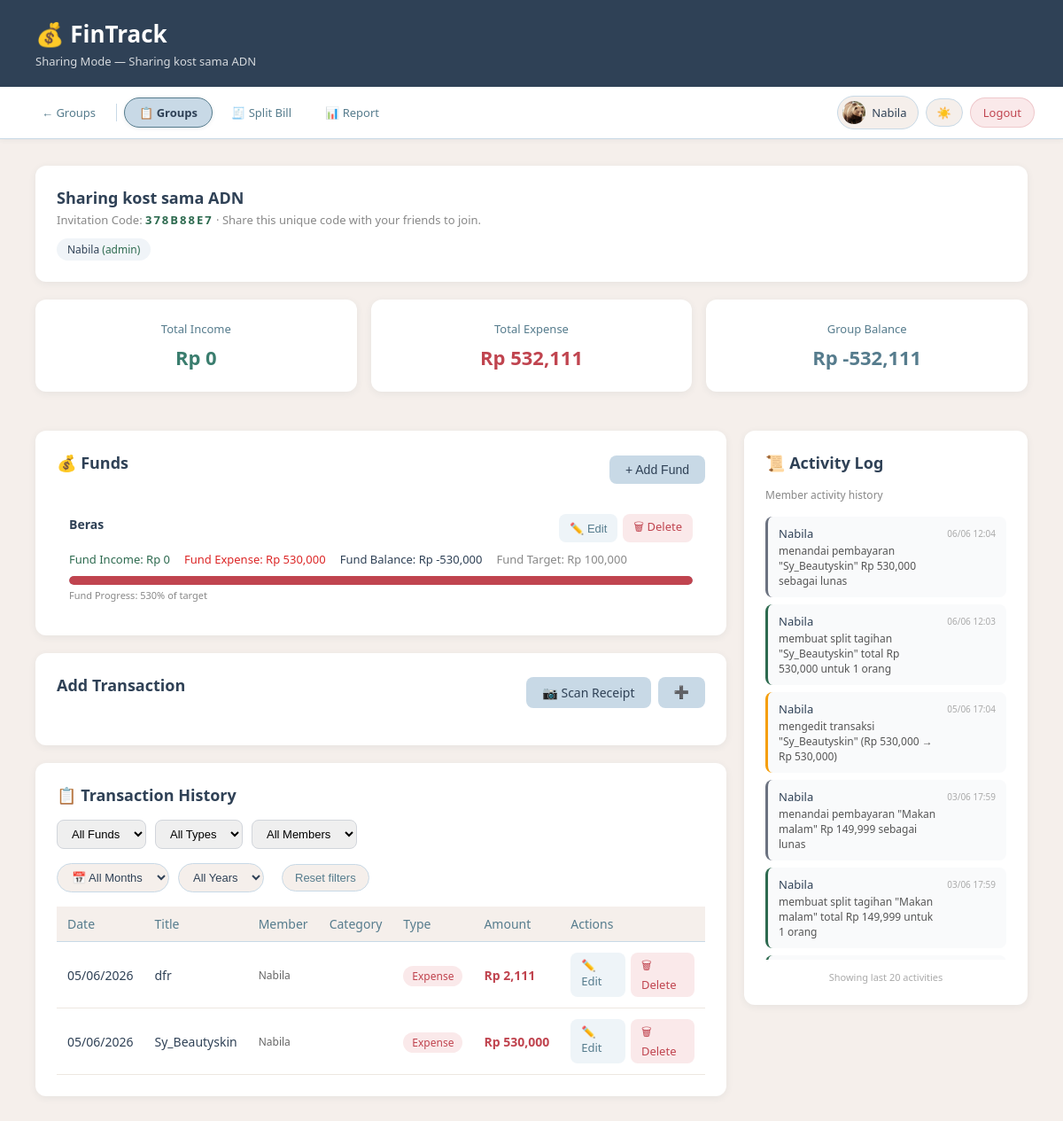
/groups/1 (signed in), run on an earlier commit of the app's database.
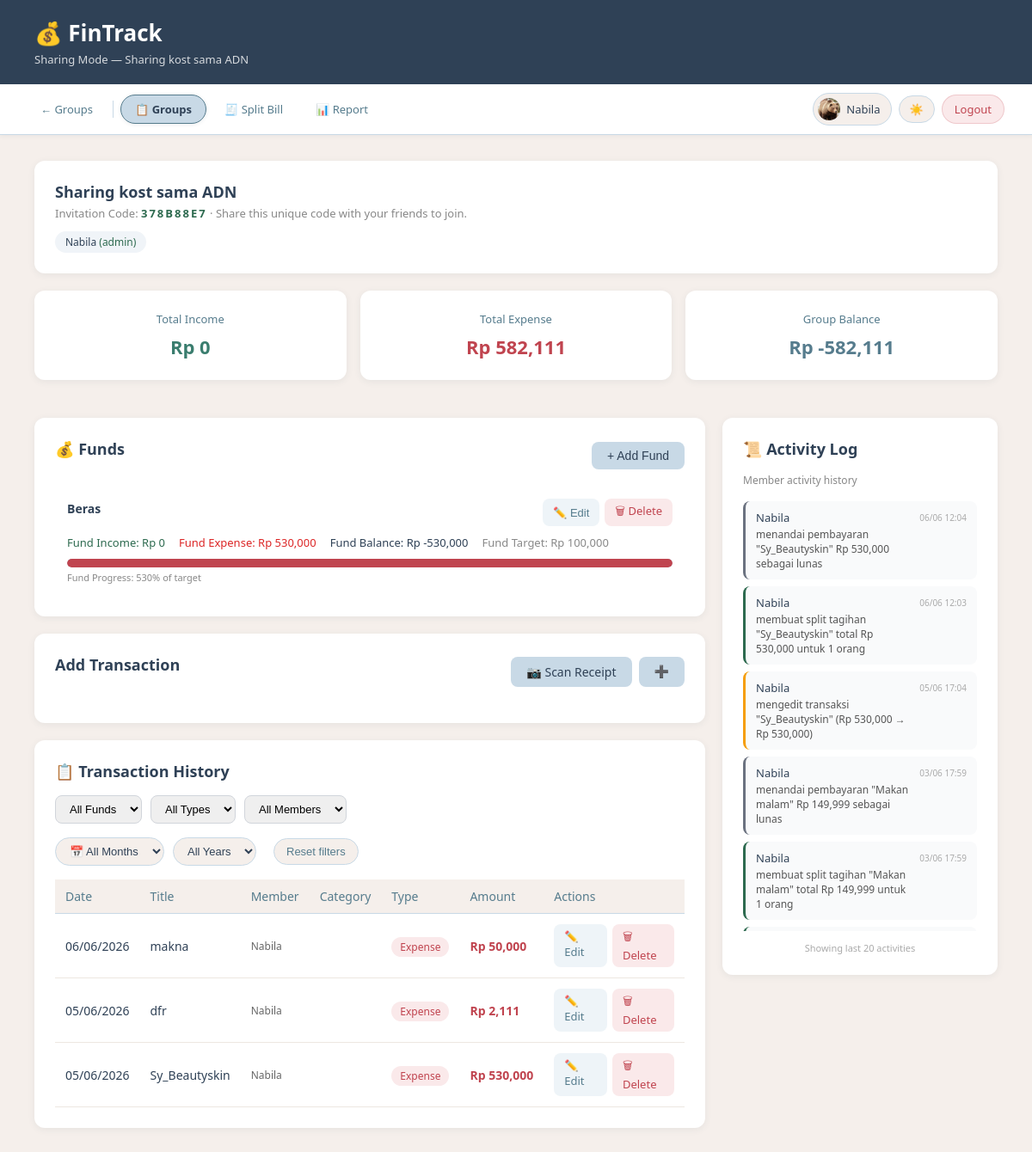
And on a later commit of the database.
### app.py (models this page shows)
class GroupMember(db.Model):
    id        = db.Column(db.Integer, primary_key=True)
    group_id  = db.Column(db.Integer, db.ForeignKey('group.id'), nullable=False)
    user_id   = db.Column(db.Integer, db.ForeignKey('user.id'),  nullable=False)
    role      = db.Column(db.String(10), default='member')  # admin / member
    joined_at = db.Column(db.DateTime,  default=datetime.utcnow)
    user      = db.relationship('User', backref='group_memberships')

class User(UserMixin, db.Model):
    id           = db.Column(db.Integer, primary_key=True)
    name         = db.Column(db.String(100), nullable=False)
    email        = db.Column(db.String(100), unique=True, nullable=False)
    password     = db.Column(db.String(200), nullable=False)
    photo        = db.Column(db.String(200), nullable=True)
    language     = db.Column(db.String(5),  default='id')
    theme        = db.Column(db.String(10), default='light')
    notif_popup  = db.Column(db.Boolean,    default=True)
    timezone     = db.Column(db.String(50), default='Asia/Jakarta')
    created_at   = db.Column(db.DateTime,   default=datetime.utcnow)
    transactions = db.relationship('Transaction', backref='user', lazy=True)

class GroupFund(db.Model):
    id          = db.Column(db.Integer, primary_key=True)
    group_id    = db.Column(db.Integer, db.ForeignKey('group.id'), nullable=False)
    name        = db.Column(db.String(100), nullable=False)
    target      = db.Column(db.Float,       default=0)
    description = db.Column(db.String(200), nullable=True)
    created_at  = db.Column(db.DateTime,    default=datetime.utcnow)

class GroupTransaction(db.Model):
    id       = db.Column(db.Integer, primary_key=True)
    group_id = db.Column(db.Integer, db.ForeignKey('group.id'),      nullable=False)
    fund_id  = db.Column(db.Integer, db.ForeignKey('group_fund.id'), nullable=True)
    user_id  = db.Column(db.Integer, db.ForeignKey('user.id'),       nullable=False)
    title    = db.Column(db.String(100), nullable=False)
    amount   = db.Column(db.Float,       nullable=False)
    category = db.Column(db.String(50),  nullable=False)
    type     = db.Column(db.String(10),  nullable=False)
    date     = db.Column(db.DateTime,    default=datetime.utcnow)
    note     = db.Column(db.String(200), nullable=True)
    user     = db.relationship('User',      backref='group_transactions')
    fund     = db.relationship('GroupFund', backref='transactions')

class ActivityLog(db.Model):
    id         = db.Column(db.Integer, primary_key=True)
    group_id   = db.Column(db.Integer, db.ForeignKey('group.id'),  nullable=False)
    user_id    = db.Column(db.Integer, db.ForeignKey('user.id'),   nullable=False)
    action     = db.Column(db.String(200), nullable=False)
    created_at = db.Column(db.DateTime,    default=datetime.utcnow)
    user       = db.relationship('User', backref='activity_logs')

### app.py (the view)
@app.route('/groups/<int:group_id>')
@login_required
def group_detail(group_id):
    group  = Group.query.get_or_404(group_id)
    member = GroupMember.query.filter_by(group_id=group_id, user_id=current_user.id).first()
    if not member:
        flash('Kamu bukan anggota grup ini!', 'danger')
        return redirect(url_for('groups'))
    transactions  = GroupTransaction.query.filter_by(group_id=group_id)\
                                    .order_by(GroupTransaction.date.desc()).all()
    funds         = GroupFund.query.filter_by(group_id=group_id).all()
    logs          = ActivityLog.query.filter_by(group_id=group_id)\
                               .order_by(ActivityLog.created_at.desc()).limit(20).all()
    total_income  = sum(t.amount for t in transactions if t.type == 'income')
    total_expense = sum(t.amount for t in transactions if t.type == 'expense')
    return render_template('group_detail.html',
                           group=group, member=member,
                           transactions=transactions, funds=funds, logs=logs,
                           total_income=total_income, total_expense=total_expense,
                           balance=total_income - total_expense,
                           now=datetime.utcnow())

### app.py (called while the page is built)
@login_manager.user_loader
def load_user(user_id):
    return User.query.get(int(user_id))

@app.context_processor
def inject_translation():
    lang = current_user.language if current_user.is_authenticated else 'id'
    return dict(t=get_translation(lang))

### translations.py (called while the page is built)
def get_translation(lang='id'):
    return TRANSLATIONS.get(lang, TRANSLATIONS['id'])

### templates/group_detail.html (shortened to what the changed rows need)
<!DOCTYPE html>
<html lang="id">
<head>
    <link rel="stylesheet" href="{{ url_for('static', filename='style.css') }}">
</head>
<body>
<header>
    <h1>💰 FinTrack</h1>
</header>
<main>
    <div class="card" style="margin-bottom:20px;">
        <div style="display:flex; justify-content:space-between; align-items:center;">
            <div>
                <h2 style="margin-bottom:4px;">{{ group.name }}</h2>
            </div>
        </div>
        <div style="margin-top:12px; display:flex; gap:8px; flex-wrap:wrap;">
            {% for m in group.members %}
                <span style="background:#f0f4f8; padding:4px 12px; border-radius:20px; font-size:12px;">
                    {{ m.user.name }}
                    {% if m.role == 'admin' %}<span style="color:#2d6a4f;"> (admin)</span>{% endif %}
                </span>
            {% endfor %}
        </div>
    </div>
    <div class="summary-grid" style="margin-bottom:20px;">
        <div class="card summary-card expense">
            <p class="label">{{ t['total_expense'] }}</p>
            <p class="amount">Rp {{ "{:,.0f}".format(total_expense) }}</p>
        </div>
        <div class="card summary-card balance">
            <p class="label">{{ t['group_balance'] }}</p>
            <p class="amount">Rp {{ "{:,.0f}".format(balance) }}</p>
        </div>
    </div>
    <div class="detail-layout"
         style="display:grid; grid-template-columns:1fr 320px; gap:20px; align-items:start;">
        <div class="detail-main">
            <div class="card" style="margin-bottom:20px;">
                <div style="display:flex; justify-content:space-between; align-items:center; margin-bottom:16px;">
                    <h2>💰 {{ t['funds'] or 'Dana' }}</h2>
                </div>
                {% if funds %}
                    <div style="display:grid; gap:10px;">
                        {% for fund in funds %}
                            {% set fund_expense = fund.transactions|selectattr('type','equalto','expense')|sum(attribute='amount') %}
                            {% set fund_income  = fund.transactions|selectattr('type','equalto','income')|sum(attribute='amount') %}
                            {% set fund_balance = fund_income - fund_expense %}
                            {% set pct = (fund_expense / fund.target * 100) if fund.target > 0 else 0 %}
                            <div style="padding:14px; border:0.5px solid var(--color-border-tertiary); border-radius:10px;">
                                <div style="display:flex; justify-content:space-between; align-items:flex-start;">
                                    <div>
                                        <strong style="font-size:14px;">{{ fund.name }}</strong>
                                    </div>
                                    <div style="display:flex; gap:6px;">
                                        <button class="btn btn-edit"
                                                onclick="toggleForm('edit-fund-{{ fund.id }}')">✏️ {{ t['edit'] }}</button>
                                        <a href="/groups/{{ group.id }}/fund/delete/{{ fund.id }}"
                                           class="btn btn-danger"
                                           onclick="return confirm('{{ t['confirm_delete'] }}')">🗑 {{ t['delete'] }}</a>
                                    </div>
                                </div>
                                <div style="display:flex; gap:16px; margin:10px 0; font-size:13px; flex-wrap:wrap;">
                                    <span style="color:#2d6a4f;">
                                        {{ t['fund_income'] }}: Rp {{ "{:,.0f}".format(fund_income) }}
                                    </span>
                                    <span style="color:#dc2626;">
                                        {{ t['fund_expense'] }}: Rp {{ "{:,.0f}".format(fund_expense) }}
                                    </span>
                                    <span style="font-weight:500;">
                                        {{ t['fund_balance'] }}: Rp {{ "{:,.0f}".format(fund_balance) }}
                                    </span>
                                    {% if fund.target > 0 %}
                                        <span style="color:#888;">
                                            {{ t['fund_target'] }}: Rp {{ "{:,.0f}".format(fund.target) }}
                                        </span>
                                    {% endif %}
                                </div>
                                {% if fund.target > 0 %}
                                    <div class="progress-bar-bg">
                                        <div class="progress-bar-fill {{ 'fill-danger' if pct >= 100 else 'fill-safe' }}"
                                             style="width:{{ [pct, 100]|min }}%"></div>
                                    </div>
                                    <p style="font-size:11px; color:#888; margin-top:4px;">
                                        {{ t['fund_progress'] }}: {{ "{:.0f}".format(pct) }}% {{ t['of_target'] or 'dari target' }}
                                    </p>
                                {% endif %}
                            </div>
                        {% endfor %}
                    </div>
                {% else %}
                    <p class="empty-msg">{{ t['no_funds'] or 'Belum ada dana' }}</p>
                {% endif %}
            </div>
            <div class="card" style="margin-bottom:20px;">
                <div style="display:flex; justify-content:space-between; align-items:center; margin-bottom:16px;">
                    <h2>{{ t['add_transaction'] }}</h2>
                </div>
            </div>
            <div class="card">
                <h2>📋 {{ t['riwayat_transaksi'] }}</h2>
                {% if transactions %}
                    <table id="trans-table" style="margin-top:16px;">
                        <thead>
                            <tr>
                                <th>{{ t['date'] }}</th>
                                <th>{{ t['title'] }}</th>
                                <th>{{ t['member'] or 'Anggota' }}</th>
                                <th>{{ t['category'] }}</th>
                                <th>{{ t['type'] }}</th>
                                <th>{{ t['amount'] }}</th>
                                <th>{{ t['actions'] }}</th>
                            </tr>
                        </thead>
                        <tbody>
                            {% for trx in transactions %}
                                <tr data-date="{{ trx.date.strftime('%m-%Y') }}"
                                    data-type="{{ trx.type }}"
                                    data-category="{{ trx.category.name if trx.category else '—' }}"
                                    data-member="{{ trx.user.name }}">
                                    <td>{{ trx.date.strftime('%d/%m/%Y') }}</td>
                                    <td>{{ trx.title }}</td>
                                    <td style="font-size:12px; color:#666;">{{ trx.user.name }}</td>
                                    <td style="font-size:12px; color:#666;">{{ trx.category.name if trx.category else '—' }}</td>
                                    <td>
                                        <span class="badge {{ 'badge-income' if trx.type == 'income' else 'badge-expense' }}">
                                            {{ t['income'] if trx.type == 'income' else t['expense'] }}
                                        </span>
                                    </td>
                                    <td class="{{ 'text-income' if trx.type == 'income' else 'text-expense' }}"
                                        style="white-space:nowrap;">
                                        Rp {{ "{:,.0f}".format(trx.amount) }}
                                    </td>
                                    <td>
                                        <div style="display:flex; gap:6px;">
                                            <a href="/groups/{{ group.id }}/edit/{{ trx.id }}"
                                               class="btn btn-edit">✏️ {{ t['edit'] }}</a>
                                            <a href="/groups/{{ group.id }}/delete/{{ trx.id }}"
                                               class="btn btn-danger"
                                               onclick="return confirm('{{ t['confirm_delete'] }}')">🗑 {{ t['delete'] }}</a>
                                        </div>
                                    </td>
                                </tr>
                            {% endfor %}
                        </tbody>
                    </table>
                {% else %}
                    <p class="empty-msg">{{ t['no_transactions'] }}</p>
                {% endif %}
            </div>
        </div>
        <div class="detail-side">
            <div class="card" style="position:sticky; top:20px;">
                <h2>📜 {{ t['activity_log'] }}</h2>
                {% if logs %}
                    <div style="display:flex; flex-direction:column; gap:8px; max-height:500px; overflow-y:auto;">
                        {% for log in logs %}
                            <div style="padding:10px 12px; background:#f9fafb; border-radius:8px; border-left:3px solid
                                {% if 'menghapus' in log.action %}#dc2626
                                {% elif 'mengedit' in log.action %}#f59e0b
                                {% elif 'membuat' in log.action or 'menambahkan' in log.action %}#2d6a4f
                                {% else %}#6b7280{% endif %};">
                                <div style="display:flex; justify-content:space-between; align-items:flex-start; gap:8px;">
                                    <div>
                                        <p style="font-size:13px; font-weight:500; margin-bottom:2px;">{{ log.user.name }}</p>
                                        <p style="font-size:12px; color:#555;">{{ log.action }}</p>
                                    </div>
                                    <span style="font-size:10px; color:#aaa; white-space:nowrap; margin-top:2px;">
                                        {{ log.created_at.strftime('%d/%m %H:%M') }}
                                    </span>
                                </div>
                            </div>
                        {% endfor %}
                    </div>
                {% else %}
                    <p class="empty-msg">{{ t['no_activities'] }}</p>
                {% endif %}
            </div>
        </div>
    </div>
</main>
</body>
</html>

What changed in the data, as far as the page shows it:
added GroupTransaction: date "06/06/2026", title "makna", user.name "Nabila", type "Expense", amount "50,000", edit "Edit", delete "Delete"
Also different on the page:
{{ "{:,.0f}".format(total_expense) }}: "532,111" → "582,111"
{{ "{:,.0f}".format(balance) }}: "-532,111" → "-582,111"
